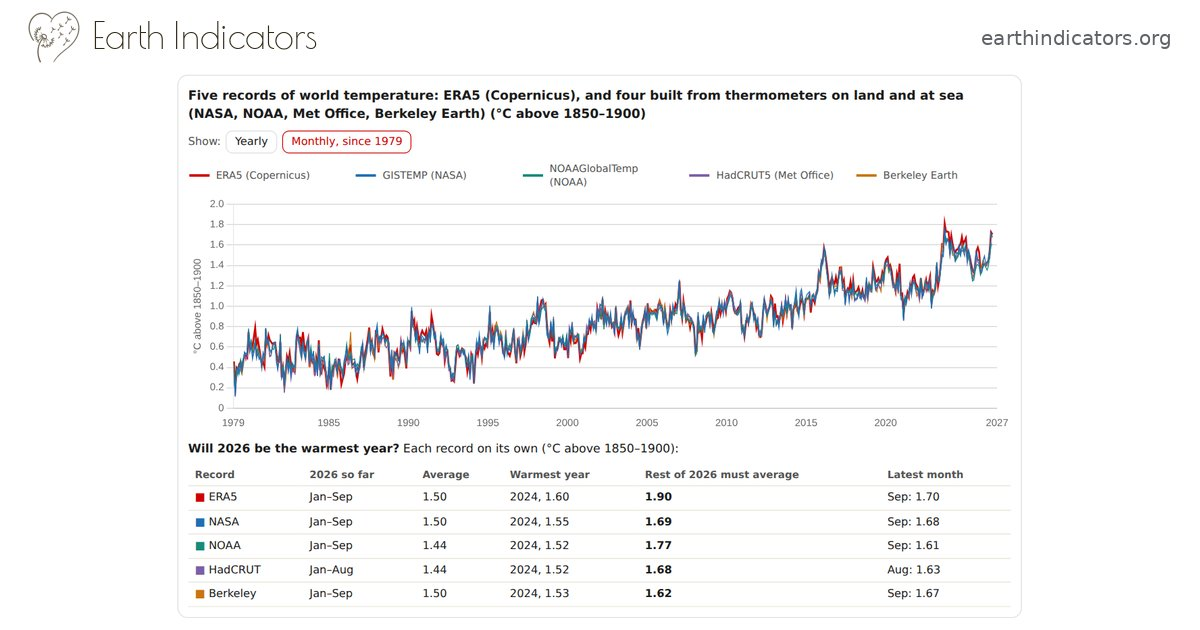
#> input picture og/s/air-c10_0.0.1.jpg, 1200 x 630 px, given in place of logo-240.png, which was not available
$ python -i build_chart_cards.py   (imports and definitions only)
#> lines starting #> are read from the running program, lines starting #| are printed output that depends on the picture
#!/usr/bin/env python3
"""One share link per chart, with that chart as its link preview (like build_claim_cards.py does for claims).

X, Bluesky and others ignore the #part of a link and show one card per page. This script opens every data page in
a headless browser (Chromium, via Playwright), the same way a reader sees it in the light theme, and for every box
that holds a chart makes:
  og/s/<page>-<canvas id>.jpg   1200x630 preview: the chart as drawn on the site, with the site name above it
                                (JPEG, about a third of the size of a PNG, to keep the repository's history small)
  s/<page>-<canvas id>.html     a tiny page whose preview tags show that chart and its title; people who open it
                                are sent straight on to <page>.html#<box id>
Charts with switches (a page-wide region, or the chart's own region/baseline/band buttons) also get one preview
and share page per combination of settings: s/<page>-<canvas id>_<code>.html, where <code> is the selected button's
position in each switch, page-wide ones first, as site.js writes it (e.g. air-c1_3.0 = 4th region, 1st button of the
chart's own switch). The default settings keep the plain name. s/variants.json lists every variant, so site.js only
links to previews that exist. The "Copy link to this chart" buttons (site.js) copy the s/... link. Charts whose box is hidden (for example
because its data did not load) are skipped; files for charts that no longer exist are removed.

Run from the repo root: python scripts/build_chart_cards.py
  --libs DIR   serve the cdnjs chart libraries from local copies in DIR (only for testing without internet)
  --pages LIST only these pages, comma-separated (e.g. ch4.html,co2.html); other pages' share files are left alone
"""
import hashlib
import functools, html, io, itertools, json, os, re, sys, threading, time
from http.server import SimpleHTTPRequestHandler, ThreadingHTTPServer
from PIL import Image, ImageDraw, ImageFont

SITE = "https://earthindicators.org"
SKIP = {"index.html", "claims.html", "methods.html"}
W, H, HEAD = 1200, 630, 74
MAXV = 40   # most variants made for one chart; more combinations than this are linked without their own preview

# the same switch code as site.js: index of the selected button per switch, page-wide switches first
JS_SEGS = """box => (box.hasAttribute('data-own-switches') ? [] : [...document.querySelectorAll('main .seg')].filter(g => !g.closest('.box'))).concat([...box.querySelectorAll('.seg')])"""
JS_CODE = "box => (" + JS_SEGS + ")(box).map(g => [...g.querySelectorAll('.nb')].findIndex(b => b.classList.contains('on'))).join('.')"
UMBER, MUTED = (51, 43, 25), (95, 99, 104)


# [17 lines left out: functions pages, serve, not called in this run]


def font(path, size):
    for p in (path, "/usr/share/fonts/truetype/dejavu/DejaVuSans.ttf"):
        try:
            return ImageFont.truetype(p, size)
        except OSError:
            pass
    return ImageFont.load_default()


def card(png):
#> called with png = '../og/s/air-c10_0.0.1.jpg'
    img = Image.new("RGB", (W, H), "white")
#> img: PIL image 1200x630 RGB; every value is 255
    d = ImageDraw.Draw(img)
    logo = Image.open("img/logo-240.png").convert("RGBA").resize((52, 52))
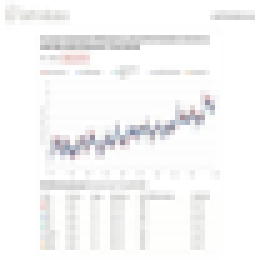
#> logo: PIL image 52x52 RGBA (shown 5 times larger); mean R, G, B, A 246.8, 246.6, 246.7, 255
    img.paste(logo, (28, 11), logo)
    d.text((92, 14), "Earth Indicators", font=font("fonts/PoiretOne-Regular.ttf", 36), fill=UMBER)
    f2 = font("/usr/share/fonts/truetype/dejavu/DejaVuSans.ttf", 20)
    t = "earthindicators.org"
    d.text((W - 28 - d.textlength(t, font=f2), 26), t, font=f2, fill=MUTED)
#> (the run stopped early here; a loop or call above may not have finished)

$ run again, on og/s/air-c10_4.0.0.jpg
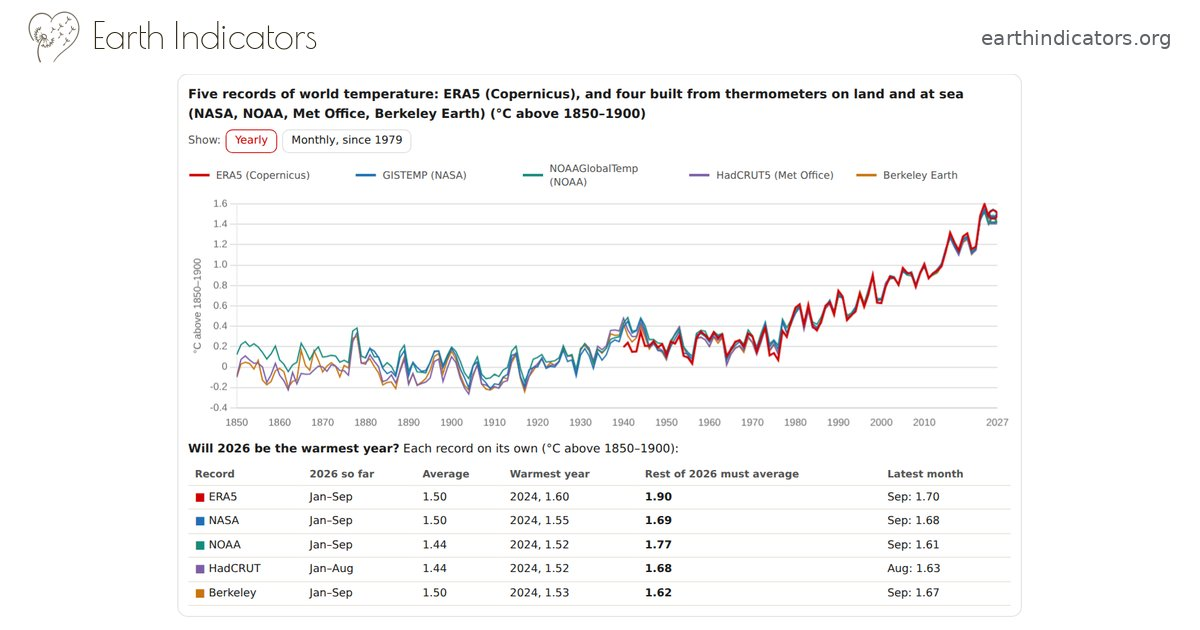
#> input picture og/s/air-c10_4.0.0.jpg, 1200 x 630 px, given in place of logo-240.png, which was not available
#> in card, `logo = Image.open("img/logo-240.png").convert("RGBA").resize((52, 52))`:
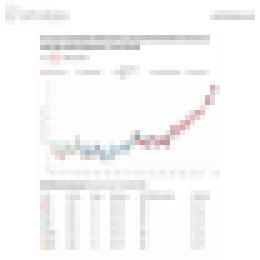
#> logo: PIL image 52x52 RGBA (shown 5 times larger); mean R, G, B, A 248, 247.6, 247.5, 255
